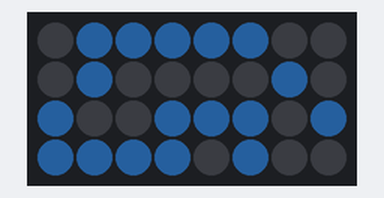
Simulated run of this program. Board: ESP8266 board running MicroPython. Parts: 8×4 RGB LED matrix (first LED top left, wired row by row). Dim RGB values are drawn brighter than linear; random numbers come from a fixed seed.

Above: at 0.05 s.
At 5.55 s:
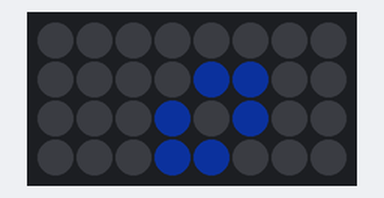
At 8.8 s:
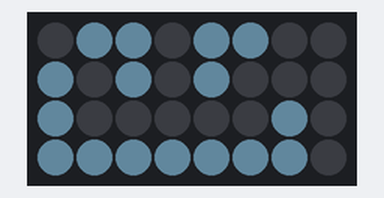
At 13.3 s:
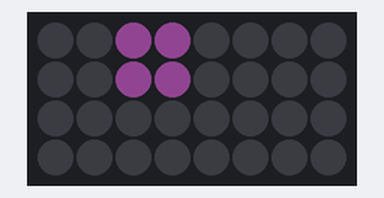
At 20.01 s:
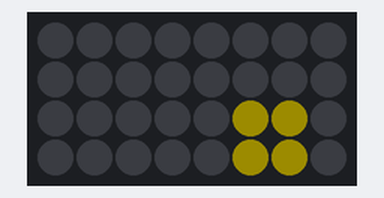
At 39.94 s:
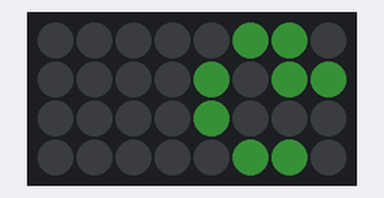

The program:

conway.py
```python
# Conway's Game of Life on Micropython
# source:
# https://www.hackster.io/synd/conway-s-game-of-life-on-micropython-feb78a
# 2017-0725 PePo updates to urandom / non-exisitng randint(), disable print()
# random -> what does urandom.seed(nr) ???
# Configuration: Adafruit Huzzah ESP8266 and Feathers NeoPixelWing
import machine
import neopixel
import utime
import urandom
import array

PIXEL_WIDTH = 8
PIXEL_HEIGHT = 4
MAX_BRIGHT = 30 #2017-0725
NEOPIXELPIN = 15 #Huzzah - 2017-0725

board = [[0 for j in range(PIXEL_WIDTH + 1)]for i in range(PIXEL_HEIGHT + 1)]
#ORG: pixels = neopixel.NeoPixel(machine.Pin('D6'), PIXEL_WIDTH*PIXEL_HEIGHT)
pixels = neopixel.NeoPixel(machine.Pin(NEOPIXELPIN), PIXEL_WIDTH*PIXEL_HEIGHT)

def conway_step():
    changed = False
    for x in range (PIXEL_HEIGHT):
        for y in range (PIXEL_WIDTH):
            num_neighbours = board[x-1][y-1] + board[x][y-1] + board[x+1][y-1] + board[x-1][y]
            num_neighbours = num_neighbours + board[x+1][y] + board[x-1][y+1] + board[x][y+1] + board[x+1][y+1]
            self = board[x][y]
            if self and not (2 <= num_neighbours <= 3):
                if board[x][y]:
                    board[x][y] = 0
                    changed = True
            elif not self and num_neighbours == 3:
                if not board[x][y]:
                    board[x][y] = 1
                    changed = True
    return changed

def conway_rand():
    #print("Generate New Life!")
    for x in range (PIXEL_HEIGHT):
        for y in range (PIXEL_WIDTH):
            #2017-0525 board[x][y] = urandom.randint(0, 1)
            board[x][y] = urandom.getrandbits(1) #0..1
# blank neopixels
pixels.fill((0,0,0))
pixels.write()

refresh_needed = True
color = (10, 10, 10)

while True:
    if (refresh_needed):
        conway_rand()
        #2017-0525 color = (urandom.randint(0,MAX_BRIGHT), urandom.randint(0,MAX_BRIGHT), urandom.randint(0,MAX_BRIGHT))
        r = min(urandom.getrandbits(5), MAX_BRIGHT) # minimum of 2**5 and MAX_BRIGHT
        g = min(urandom.getrandbits(5), MAX_BRIGHT)
        b = min(urandom.getrandbits(5), MAX_BRIGHT)
        color = (r, g, b)
        refresh_needed = False

    if not conway_step():
        refresh_needed = True
    #print("---------------------------")
    for x in range (PIXEL_HEIGHT):
        #print(board[x])
        for y in range (PIXEL_WIDTH):
            if board[x][y]:
                pixels[x * 8 + y] = color
            else:
                pixels[x * 8 + y] = (0, 0, 0)
    #print("---------------------------")
    pixels.write()
    utime.sleep(0.1)
```
